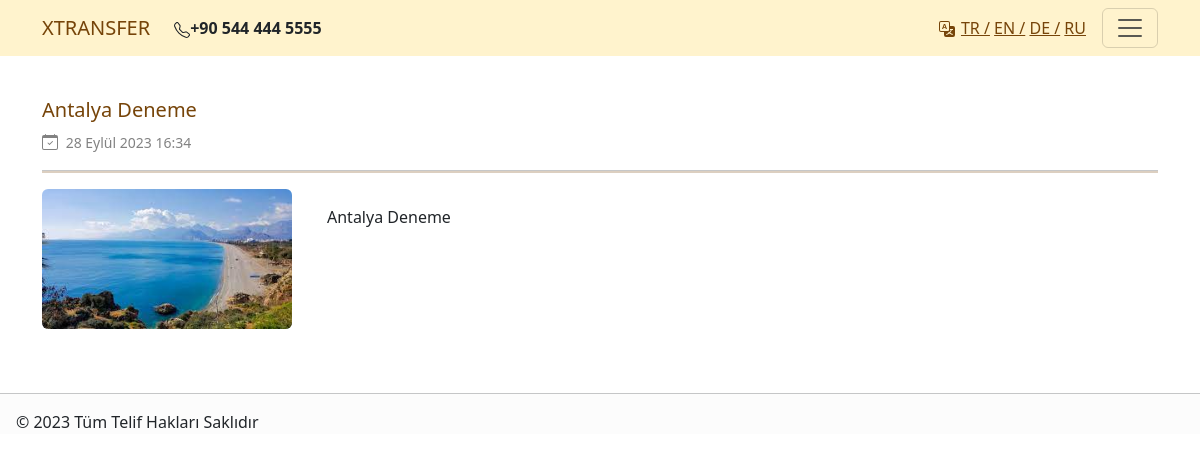
Screenshot of /blog_detail/1 with the database file from the repository.
### transfer/models.py (models this page shows, shortened)
class Blog(models.Model):
    title = models.CharField(max_length=50,verbose_name="Başlık")
    content = RichTextField(verbose_name="İçerik")
    created_date = models.DateTimeField(auto_now_add=True,verbose_name="Oluşturulma Tarihi")
    article_image = models.FileField(blank=True, null= True,verbose_name="Başlık Fotoğrafı")
    class Meta:
        ordering = ['-created_date']

### transfer/views.py (the view)
# urls.py: path('blog_detail/<int:id>',views.blog_detail,name="blog_detail"),
def blog_detail(request,id):
    article = Blog.objects.get(id=id)
    return render(request,"blog_detail.html",{"article":article})

### templates/blog_detail.html (shortened to what this page needs)
{% extends "layout.html" %}
{% block body %}
<h5 style="color: #764409;">{{article.title}}</h5>
<small style="color: #828282;"> {{article.created_date}}</small>
<hr color="#764409" size="5">
<div class="row">
    <div class="col-md-3">
       <img class="img-fluid rounded" width="250" height="250" src="{{article.article_image.url}}" alt="">
    </div>
    <div class="col-md-8">
        <p>{{article.content|safe}}</p>
    </div>
</div>
{% endblock  %}

### rows the page displays
Blog: title "Antalya Deneme", created_date "28 Eylül 2023 16:34", article_image (picture), content "Antalya Deneme"
